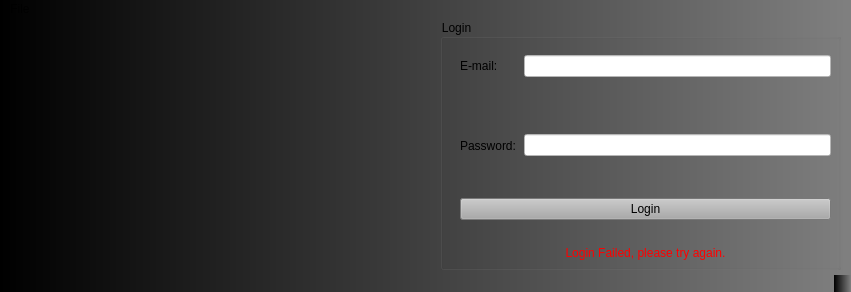
<?xml version="1.0" encoding="UTF-8"?>
<ui version="4.0">
 <class>MainWindow</class>
 <widget class="QMainWindow" name="MainWindow">
  <property name="geometry">
   <rect>
    <x>0</x>
    <y>0</y>
    <width>851</width>
    <height>292</height>
   </rect>
  </property>
  <property name="minimumSize">
   <size>
    <width>851</width>
    <height>292</height>
   </size>
  </property>
  <property name="maximumSize">
   <size>
    <width>851</width>
    <height>292</height>
   </size>
  </property>
  <property name="windowTitle">
   <string>Login</string>
  </property>
  <property name="styleSheet">
   <string notr="true">background: qlineargradient( x1:0 y1:0, x2:1 y2:0, stop:0 black, stop:1 grey);</string>
  </property>
  <property name="documentMode">
   <bool>false</bool>
  </property>
  <property name="tabShape">
   <enum>QTabWidget::Rounded</enum>
  </property>
  <widget class="QWidget" name="centralwidget">
   <widget class="QGroupBox" name="groupBox">
    <property name="geometry">
     <rect>
      <x>440</x>
      <y>0</y>
      <width>401</width>
      <height>251</height>
     </rect>
    </property>
    <property name="styleSheet">
     <string notr="true">background-color: rgba(0,0,0,0%)</string>
    </property>
    <property name="title">
     <string>Login</string>
    </property>
    <widget class="QWidget" name="layoutWidget">
     <property name="geometry">
      <rect>
       <x>20</x>
       <y>20</y>
       <width>371</width>
       <height>221</height>
      </rect>
     </property>
     <layout class="QVBoxLayout" name="verticalLayout">
      <item>
       <layout class="QVBoxLayout" name="verticalLayout_2">
        <item>
         <layout class="QHBoxLayout" name="horizontalLayout">
          <item>
           <widget class="QLabel" name="email_label">
            <property name="text">
             <string>E-mail:</string>
            </property>
           </widget>
          </item>
          <item>
           <spacer name="verticalSpacer">
            <property name="orientation">
             <enum>Qt::Vertical</enum>
            </property>
            <property name="sizeHint" stdset="0">
             <size>
              <width>20</width>
              <height>40</height>
             </size>
            </property>
           </spacer>
          </item>
          <item>
           <widget class="QLineEdit" name="email_txt">
            <property name="styleSheet">
             <string notr="true">background-color: rgb(255, 255, 255);</string>
            </property>
           </widget>
          </item>
         </layout>
        </item>
        <item>
         <spacer name="horizontalSpacer">
          <property name="orientation">
           <enum>Qt::Horizontal</enum>
          </property>
          <property name="sizeHint" stdset="0">
           <size>
            <width>40</width>
            <height>20</height>
           </size>
          </property>
         </spacer>
        </item>
        <item>
         <layout class="QHBoxLayout" name="horizontalLayout_2">
          <item>
           <widget class="QLabel" name="pass_label">
            <property name="text">
             <string>Password:</string>
            </property>
           </widget>
          </item>
          <item>
           <spacer name="verticalSpacer_2">
            <property name="orientation">
             <enum>Qt::Vertical</enum>
            </property>
            <property name="sizeHint" stdset="0">
             <size>
              <width>2</width>
              <height>40</height>
             </size>
            </property>
           </spacer>
          </item>
          <item>
           <widget class="QLineEdit" name="pass_txt">
            <property name="styleSheet">
             <string notr="true">background-color: rgb(255, 255, 255);</string>
            </property>
            <property name="echoMode">
             <enum>QLineEdit::Password</enum>
            </property>
           </widget>
          </item>
         </layout>
        </item>
        <item>
         <spacer name="horizontalSpacer_2">
          <property name="orientation">
           <enum>Qt::Horizontal</enum>
          </property>
          <property name="sizeHint" stdset="0">
           <size>
            <width>40</width>
            <height>20</height>
           </size>
          </property>
         </spacer>
        </item>
        <item>
         <widget class="QPushButton" name="login_btn">
          <property name="styleSheet">
           <string notr="true">background-color: rgb(170, 170, 170);</string>
          </property>
          <property name="text">
           <string>Login</string>
          </property>
         </widget>
        </item>
       </layout>
      </item>
      <item>
       <spacer name="horizontalSpacer_3">
        <property name="orientation">
         <enum>Qt::Horizontal</enum>
        </property>
        <property name="sizeHint" stdset="0">
         <size>
          <width>40</width>
          <height>20</height>
         </size>
        </property>
       </spacer>
      </item>
      <item>
       <widget class="QLabel" name="login_failed_label">
        <property name="layoutDirection">
         <enum>Qt::LeftToRight</enum>
        </property>
        <property name="autoFillBackground">
         <bool>false</bool>
        </property>
        <property name="styleSheet">
         <string notr="true">color: rgb(255, 0, 0);</string>
        </property>
        <property name="text">
         <string>Login Failed, please try again.</string>
        </property>
        <property name="textFormat">
         <enum>Qt::RichText</enum>
        </property>
        <property name="scaledContents">
         <bool>false</bool>
        </property>
        <property name="alignment">
         <set>Qt::AlignCenter</set>
        </property>
        <property name="wordWrap">
         <bool>false</bool>
        </property>
       </widget>
      </item>
     </layout>
    </widget>
   </widget>
   <widget class="QLabel" name="label_2">
    <property name="geometry">
     <rect>
      <x>20</x>
      <y>10</y>
      <width>401</width>
      <height>241</height>
     </rect>
    </property>
    <property name="styleSheet">
     <string notr="true">image: url(:/scopus_logo/1280px-Scopus_logo.svg.png);
background-color: rgba(0,0,0,0%)</string>
    </property>
    <property name="text">
     <string/>
    </property>
   </widget>
  </widget>
  <widget class="QStatusBar" name="statusbar"/>
  <widget class="QMenuBar" name="menubar">
   <property name="geometry">
    <rect>
     <x>0</x>
     <y>0</y>
     <width>851</width>
     <height>21</height>
    </rect>
   </property>
   <widget class="QMenu" name="menuFile">
    <property name="title">
     <string>File</string>
    </property>
    <addaction name="actionQuit"/>
   </widget>
   <addaction name="menuFile"/>
  </widget>
  <action name="actionQuit">
   <property name="text">
    <string>Quit</string>
   </property>
   <property name="statusTip">
    <string>Click to exit the app</string>
   </property>
   <property name="shortcut">
    <string>Ctrl+Q</string>
   </property>
  </action>
 </widget>
 <resources>
  <include location="test.qrc"/>
  <include location="test.qrc"/>
 </resources>
 <connections/>
</ui>
